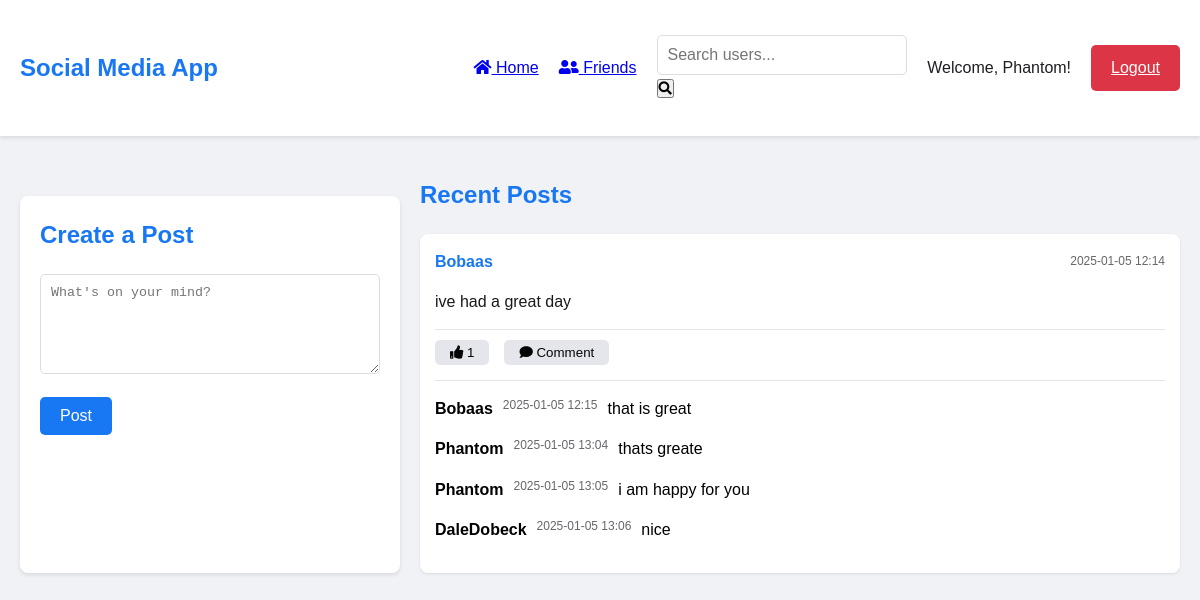
The page /dashboard (signed in) on the database its author committed.
### CRUD.py (models this page shows, shortened)
class User(db.Model):
    __tablename__ = 'user'
    id = db.Column(db.Integer, primary_key=True)
    username = db.Column(db.String(80), unique=True, nullable=False)
    first_name = db.Column(db.String(80))
    last_name = db.Column(db.String(80))
    email = db.Column(db.String(120), unique=True, nullable=False)
    password = db.Column(db.String(200), nullable=False)

class Post(db.Model):
    __tablename__ = 'post'
    id = db.Column(db.Integer, primary_key=True)
    content = db.Column(db.Text, nullable=False)
    created_at = db.Column(db.DateTime, default=datetime.utcnow)
    user_id = db.Column(db.Integer, db.ForeignKey('user.id'), nullable=False)
    user = db.relationship('User', backref=db.backref('posts', lazy=True))
    likes = db.relationship('Like', backref='post', lazy=True)
    comments = db.relationship('Comment', backref='post', lazy=True)
    def is_liked_by(self, user_id):
        return any(like.user_id == user_id for like in self.likes)

class Comment(db.Model):
    __tablename__ = 'comment'
    id = db.Column(db.Integer, primary_key=True)
    content = db.Column(db.Text, nullable=False)
    user_id = db.Column(db.Integer, db.ForeignKey('user.id'), nullable=False)
    post_id = db.Column(db.Integer, db.ForeignKey('post.id'), nullable=False)
    created_at = db.Column(db.DateTime, default=datetime.utcnow)
    user = db.relationship('User', backref=db.backref('comments', lazy=True))

### CRUD.py (the view)
@app.route('/dashboard')
def dashboard():
    if 'user_id' not in session:
        flash('Please login first.', 'error')
        return redirect(url_for('index'))
    user = User.query.get(session['user_id'])
    if not user:
        session.pop('user_id', None)
        flash('User not found.', 'error')
        return redirect(url_for('index'))
    posts = Post.query.order_by(Post.created_at.desc()).all()
    return render_template('dashboard.html', username=user.username, posts=posts)

### templates/dashboard.html (shortened to what this page needs)
<!DOCTYPE html>
<html lang="en">
<head>
    <link rel="stylesheet" href="{{ url_for('static', filename='css/style.css') }}">
    <link rel="stylesheet" href="https://cdnjs.cloudflare.com/ajax/libs/font-awesome/5.15.4/css/all.min.css">
</head>
<body>
    <nav class="navbar">
        <div class="container">
            <div class="nav-brand">Social Media App</div>
            <div class="nav-items">
                <a href="{{ url_for('dashboard') }}" class="nav-link active">
                    <i class="fas fa-home"></i> Home
                </a>
                <a href="{{ url_for('friends') }}" class="nav-link">
                    <i class="fas fa-user-friends"></i> Friends
                </a>
                <form action="{{ url_for('search') }}" method="GET" class="search-form">
                    <input type="text" name="query" placeholder="Search users...">
                    <button type="submit"><i class="fas fa-search"></i></button>
                </form>
                <span class="welcome-text">Welcome, {{ username }}!</span>
                <a href="{{ url_for('logout') }}" class="button button-logout">Logout</a>
            </div>
        </div>
    </nav>
    <div class="container">
        <div class="dashboard-grid">
            <div class="card post-form-card">
                <h2>Create a Post</h2>
                <form action="{{ url_for('create_post') }}" method="POST">
                    <div class="form-group">
                        <textarea name="content" placeholder="What's on your mind?" required></textarea>
                    </div>
                    <button type="submit" class="button">Post</button>
                </form>
            </div>
            <div class="feed-section">
                <h2>Recent Posts</h2>
                {% if posts %}
                    {% for post in posts %}
                    <div class="card post-card" data-post-id="{{ post.id }}">
                        <div class="post-header">
                            <span class="post-author">{{ post.user.username }}</span>
                            <span class="post-time">{{ post.created_at.strftime('%Y-%m-%d %H:%M') }}</span>
                        </div>
                        <div class="post-content">
                            {{ post.content }}
                        </div>
                        <div class="post-actions">
                            <button class="button-like {% if post.is_liked_by(session['user_id']) %}liked{% endif %}"
                                    onclick="toggleLike({{ post.id }})"
                                    type="button">
                                <i class="fas fa-thumbs-up"></i>
                                <span class="likes-count">{{ post.likes|length }}</span>
                            </button>
                            <button class="button-comment"
                                    onclick="toggleCommentForm({{ post.id }})"
                                    type="button">
                                <i class="fas fa-comment"></i>
                                Comment
                            </button>
                        </div>
                        <div class="comments-section" id="comments-{{ post.id }}">
                            {% for comment in post.comments %}
                            <div class="comment">
                                <strong>{{ comment.user.username }}</strong>
                                <span class="comment-time">{{ comment.created_at.strftime('%Y-%m-%d %H:%M') }}</span>
                                <p>{{ comment.content }}</p>
                            </div>
                            {% endfor %}
                        </div>
                    </div>
                    {% endfor %}
                {% else %}
                    <div class="card post-card">
                        <p>No posts yet. Be the first to post!</p>
                    </div>
                {% endif %}
            </div>
        </div>
    </div>
</body>
</html>

### static/css/style.css (style rules this page uses)
* { margin: 0; padding: 0; box-sizing: border-box; }
body { font-family: Arial, sans-serif; line-height: 1.6; background-color: #f0f2f5; }
.container { max-width: 1200px; margin: 0 auto; padding: 20px; }
.card { background: white; border-radius: 8px; padding: 20px; margin: 20px 0; box-shadow: 0 2px 4px rgba(0, 0, 0, 0.1); }
.button { background-color: #1877f2; color: white; padding: 10px 20px; border: none; border-radius: 5px; cursor: pointer; font-size: 16px; }
h2 { color: #1877f2; margin-bottom: 20px; }
.form-group { margin-bottom: 15px; }
input { width: 100%; padding: 10px; border: 1px solid #ddd; border-radius: 5px; font-size: 16px; }
.navbar { background-color: white; box-shadow: 0 2px 4px rgba(0,0,0,0.1); padding: 15px 0; margin-bottom: 20px; }
.navbar .container { display: flex; justify-content: space-between; align-items: center; }
.nav-brand { font-size: 1.5em; font-weight: bold; color: #1877f2; }
.nav-items { display: flex; align-items: center; gap: 20px; }
.welcome-text { color: #1c1e21; }
.button-logout { background-color: #dc3545; }
.dashboard-grid { display: grid; grid-template-columns: 1fr 2fr; gap: 20px; }
.post-form-card { position: sticky; top: 20px; }
textarea { width: 100%; min-height: 100px; padding: 10px; border: 1px solid #ddd; border-radius: 5px; resize: vertical; }
.post-card { margin-bottom: 20px; }
.post-header { display: flex; justify-content: space-between; margin-bottom: 10px; }
.post-author { font-weight: bold; color: #1877f2; }
.post-time { color: #65676b; font-size: 0.9em; }
.post-content { margin-bottom: 15px; }
.post-actions { display: flex; gap: 10px; }
.button-like, .button-comment { padding: 5px 15px; border: none; border-radius: 5px; cursor: pointer; background-color: #e4e6eb; color: #050505; }
.post-card { background: white; border-radius: 8px; padding: 15px; margin-bottom: 20px; box-shadow: 0 1px 3px rgba(0,0,0,0.1); }
.post-header { display: flex; align-items: center; margin-bottom: 15px; }
.post-author { display: flex; align-items: center; gap: 10px; }
.post-time { font-size: 12px; color: #65676b; }
.post-content { margin-bottom: 15px; color: #1a1a1a; line-height: 1.5; }
.post-actions { display: flex; gap: 15px; padding-top: 10px; border-top: 1px solid #e4e6eb; }
.comments-section { margin-top: 15px; padding-top: 15px; border-top: 1px solid #e4e6eb; }
.comment { display: flex; gap: 10px; margin-bottom: 15px; }
.comment-time { font-size: 12px; color: #65676b; }

### rows shown on the page
User: username "Phantom"
Post: user.username "Bobaas", created_at "2025-01-05 12:14", content "ive had a great day", likes|length "1"
Comment: user.username "Bobaas", created_at "2025-01-05 12:15", content "that is great"
Comment: user.username "Phantom", created_at "2025-01-05 13:04", content "thats greate"
Comment: user.username "Phantom", created_at "2025-01-05 13:05", content "i am happy for you"
Comment: user.username "DaleDobeck", created_at "2025-01-05 13:06", content "nice"
